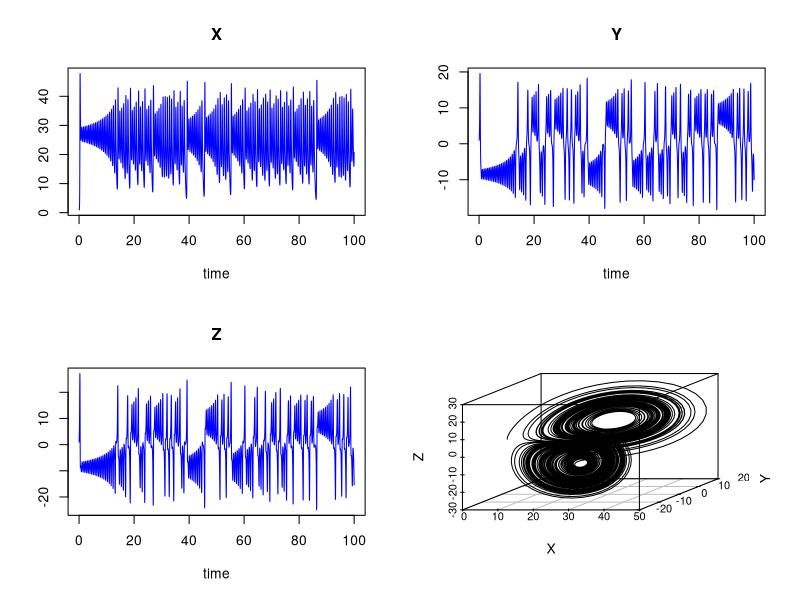
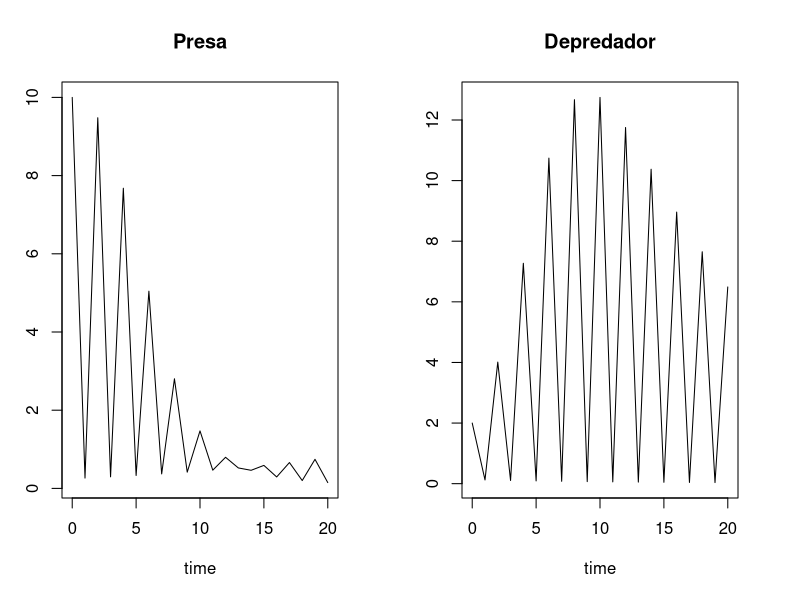
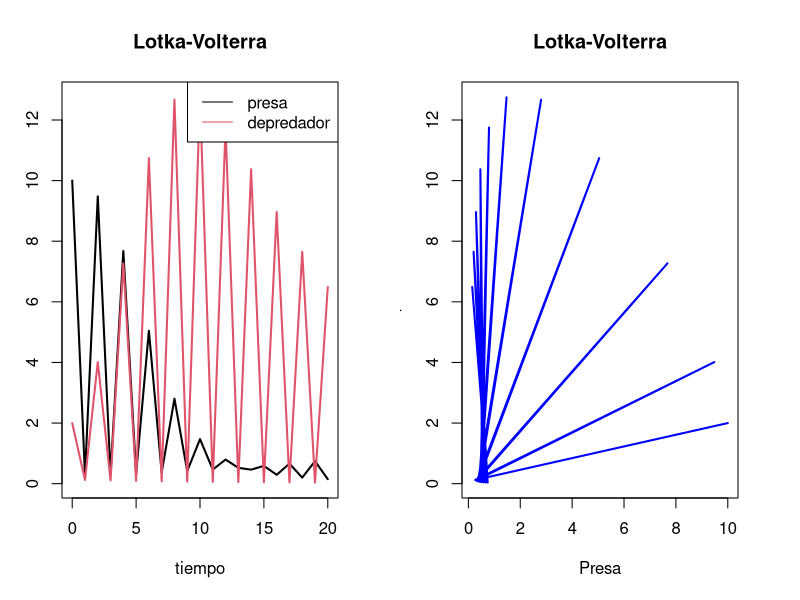
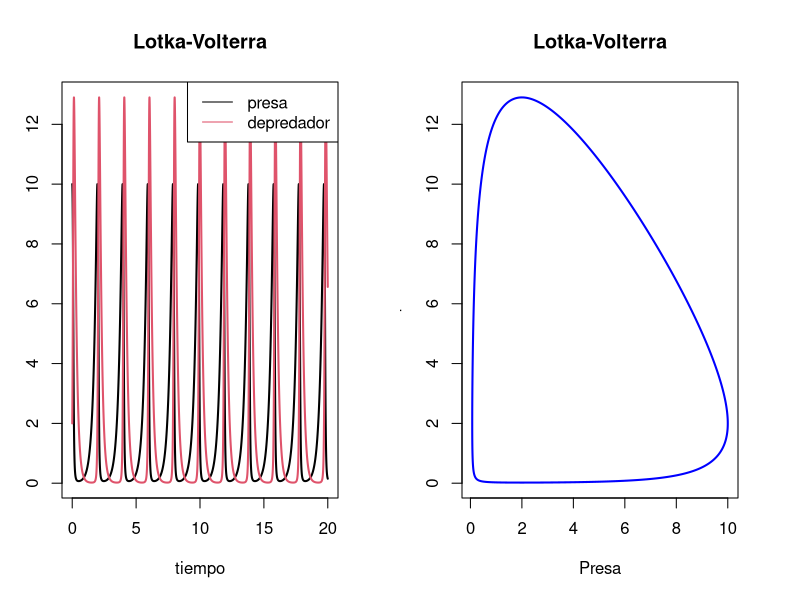
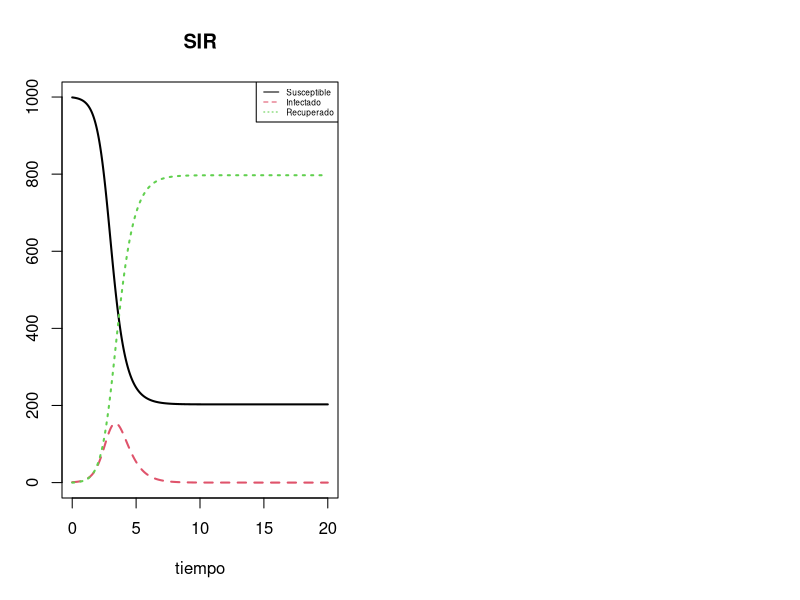
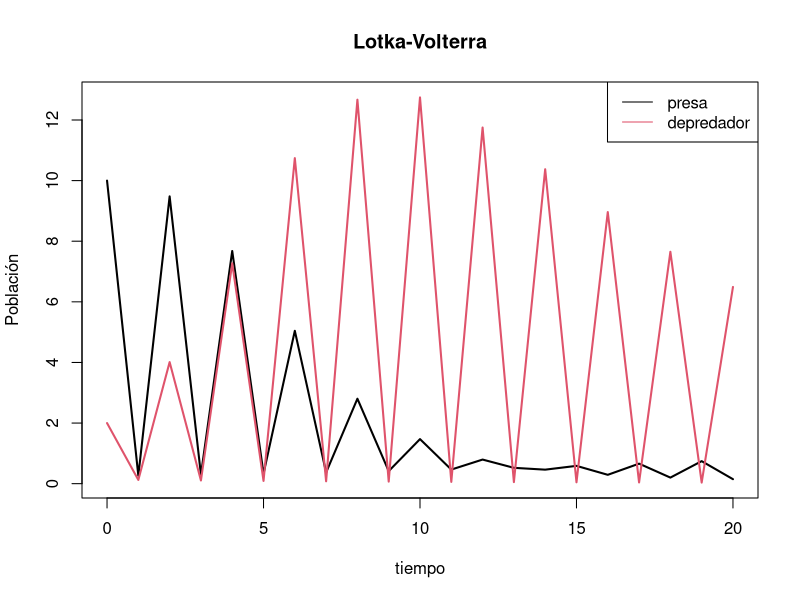
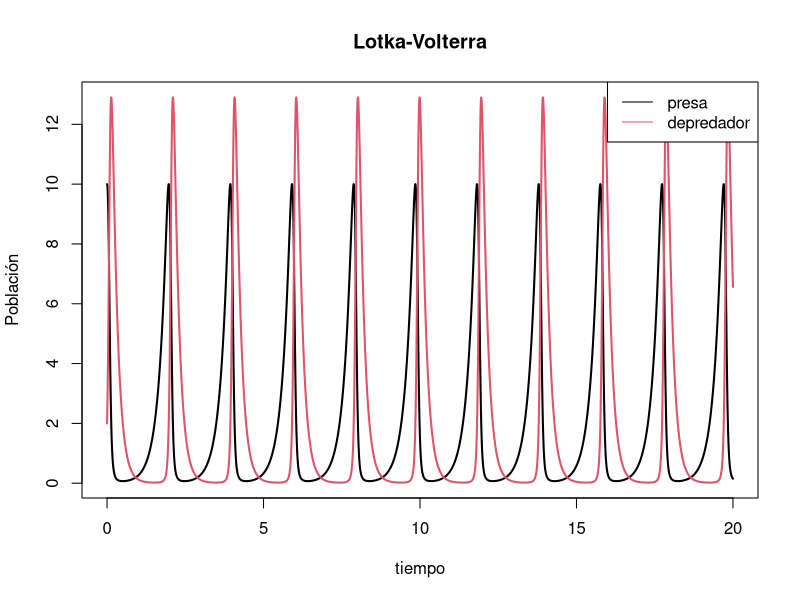
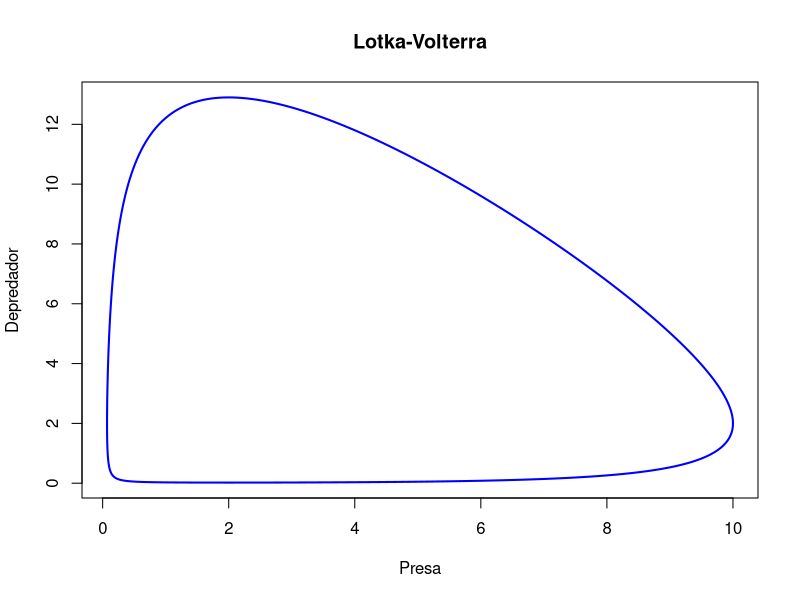

Generate these figures, in order, with R:
## ---- chunk 1
library(deSolve)
## ---- chunk 2

## Chaos in the atmosphere
## Definimos una función que tiene las ecuaciones
Lorenz <- function(t, state, parameters) {
with(as.list(c(state, parameters)), { 
       # Acá van definidas las ecuaciones
       dX<- a*X+Y*Z
       dY<- b*(Y-Z)
       dZ <- -X * Y + c * Y - Z
        list(c(dX, dY, dZ))
      })
}
# Acá le damos valores a los parámetros
parameters <- c(a = -8/3, b = -10, c = 28)
#Estas son las condiciones iniciales
state <- c(X = 1, Y = 1, Z = 1)
#En este vector ponemos el tiempo para evaluar 
times <- seq(0, 100, by = 0.01)
#Acá hace todo (ode significa *ordinary differential equation*)
out <- ode(y = state, times = times, func = Lorenz, parms = parameters)
#Graficamos las soluciones, una gráfica por cada cooordenada (variable)
plot(out,col="blue")
    ## En 3-D
    library(scatterplot3d)

scatterplot3d(out[,-1], type = "l")

## ---- chunk 3
#Acá se define la función que tiene las ecuaciones diferenciales
LotkaVolterra <- function(Time, State, Pars) { 
  with(as.list(c(State, Pars)), {
dPresa <- a*Presa -b*Presa*Depredador
dDepredador <- d*Presa*Depredador -c*Depredador
return(list(c(dPresa, dDepredador)))
})
}
## ---- chunk 4
#Vector con los párametros
pars <- c(a= 4, b= 2, c= 6 ,d  = 3)  
condiciones_iniciales <- c(Presa =10, Depredador=2)
tiempo <- seq(0, 20, by = 1)
out <- ode(condiciones_iniciales, tiempo, LotkaVolterra, pars) 

# Veamos que contiene el objeto out

head(out)
tail(out)

## Método de graficación por default
plot(out)
## Podemos mejorar nuestra gráfica y ponerla en una misma gráfica
matplot(out[ , 1], out[ , 2:3], type = "l", xlab = "tiempo", ylab = "Población",
main = "Lotka-Volterra", lwd = 2,lty=1)
legend("topright", c("presa", "depredador"), col = 1:2,lty=1)
## ---- chunk 5
pdf("Mi_Lotka_Volterra.pdf",height = 13,width=21 )
matplot(out[ , 1], out[ , 2:3], type = "l", xlab = "tiempo", ylab = "Población",
main = "Lotka-Volterra", lwd = 2,lty=1)
legend("topright", c("presa", "depredador"), col = 1:2, lty = 1)
dev.off()
## ---- chunk 6
matplot(out[ , 2], out[ , 3], type = "l", xlab = "Presa", ylab = "Depredador",
main = "Lotka-Volterra", lwd = 2,col="blue")
## ---- chunk 7
tiempo <- seq(0, 20, by = 0.001)
out <- ode(condiciones_iniciales, tiempo, LotkaVolterra, pars) 
## ---- chunk 8
matplot(out[ , 1], out[ , 2:3], type = "l", xlab = "tiempo", ylab = "Población",
main = "Lotka-Volterra", lwd = 2,lty=1)
legend("topright", c("presa", "depredador"), col = 1:2, lty = 1)
matplot(out[ , 2], out[ , 3], type = "l", xlab = "Presa", ylab = "Depredador",
main = "Lotka-Volterra", lwd = 2,col="blue",lty=1)
## ---- chunk 9
pdf("Lotka-Volterra2.pdf",height = 13,width = 21)
matplot(out[ , 1], out[ , 2:3], type = "l", xlab = "tiempo", ylab = "Población",
main = "Lotka-Volterra", lwd = 2,lty=1)
legend("topright", c("presa", "depredador"), col = 1:2, lty = 1)
matplot(out[ , 2], out[ , 3], type = "l", xlab = "Presa", ylab = "Depredador",
main = "Lotka-Volterra", lwd = 2,col="blue",lty=1)
dev.off()
## ---- chunk 10
pdf("Lotka-Volterra3.pdf",height = 13,width = 21)
matplot(out[ , 2], out[ , 3], type = "l", xlab = "Presa", ylab = "Depredador",
main = "Lotka-Volterra", lwd = 2,col="blue")
dev.off()
## ---- chunk 11
SIR <- function(t, state, parameters) {
with(as.list(c(state, parameters)), { 
       # Acá van definidas las ecuaciones
       # Vamos a suponer dependencia de la frecuencia
       dS<- -beta*S*I/(S+I+R)
       dI<- beta*S*I/(S+I+R) -gama*I
       dR<- gama*I
        list(c(dS, dI, dR))
      })
}
## ---- chunk 12
pars <- c(beta= 4, gama = 2 )  
condiciones_iniciales <- c(S =999, I=1,R=0)
tiempo <- seq(0, 20, by = 0.001)
out <- ode(condiciones_iniciales, tiempo, SIR, pars) 

## ---- chunk 13
matplot(out[ , 1], out[ , 2:4], type = "l", xlab = "tiempo", ylab = "Población",
main = "SIR", lwd = 2)
legend("topright", c("Susceptible", "Infectado","Recuperado"), col = 1:3,lty=1:3,cex=0.5)
